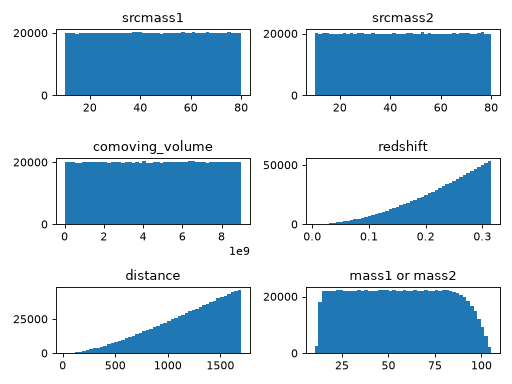

The script that drew this image:
import matplotlib.pyplot as plt
import numpy as np

from pycbc.distributions.utils import draw_samples_from_config

# A path to the .ini file.
CONFIG_PATH = "./pycbc_bbh_prior.ini"
random_seed = np.random.randint(low=0, high=2**32 - 1)

# Draw a single sample.
sample = draw_samples_from_config(path=CONFIG_PATH, num=1, seed=random_seed)

# Print all parameters.
print(sample.fieldnames)
print(sample)
# Print a certain parameter, for example 'mass1'.
print(sample[0]["mass1"])

# Draw 1000000 samples, and select all values of a certain parameter.
n_bins = 50
samples = draw_samples_from_config(path=CONFIG_PATH, num=1000000, seed=random_seed)

fig, axes = plt.subplots(nrows=3, ncols=2)
ax1, ax2, ax3, ax4, ax5, ax6 = axes.flat

ax1.hist(samples[:]["srcmass1"], bins=n_bins)
ax2.hist(samples[:]["srcmass2"], bins=n_bins)
ax3.hist(samples[:]["comoving_volume"], bins=n_bins)
ax4.hist(samples[:]["redshift"], bins=n_bins)
ax5.hist(samples[:]["distance"], bins=n_bins)
ax6.hist(samples[:]["mass1"], bins=n_bins)

ax1.set_title("srcmass1")
ax2.set_title("srcmass2")
ax3.set_title("comoving_volume")
ax4.set_title("redshift")
ax5.set_title("distance")
ax6.set_title("mass1 or mass2")

plt.tight_layout()
plt.show()
